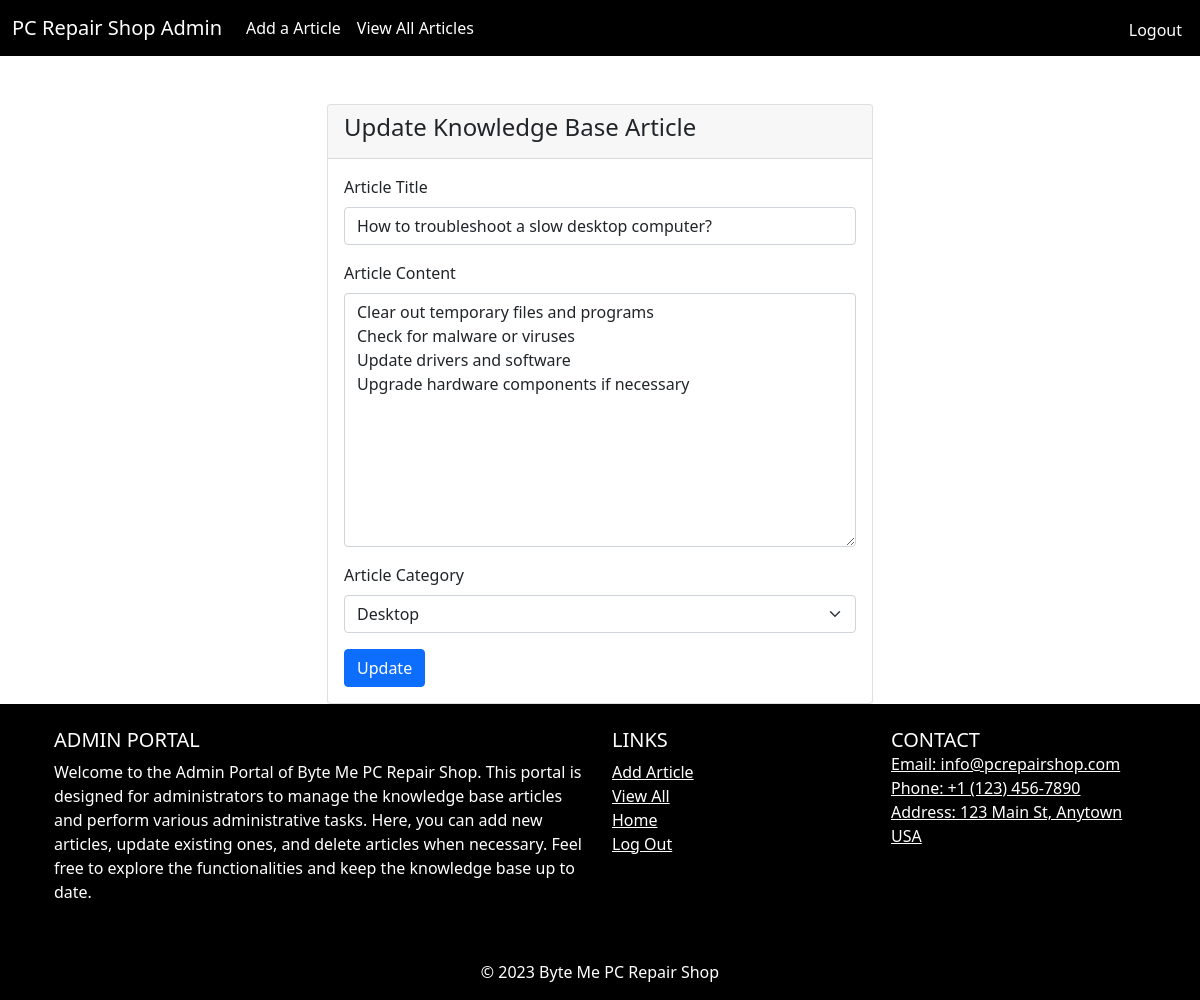
The app's page /Final_Project/update.php?kbId=1 with its own data.
### tables this page shows
CREATE TABLE `knowledge_base` (
  `kb_id` int(11) NOT NULL,
  `kb_title` varchar(255) NOT NULL,
  `kb_content` text NOT NULL,
  `kb_category` varchar(50) NOT NULL,
  `kb_created_at` date NOT NULL DEFAULT current_timestamp()
);

### Final_Project/update.php (the view, shortened to what this page needs)
<?php
require_once 'database/dbConnect.php';
$articleId = $_GET['kbId'];
$sql = "SELECT * FROM knowledge_base WHERE kb_id=:articleId";
try {
    $stmt = $conn->prepare($sql);
    $stmt->bindValue(':articleId', $articleId);
    $stmt->execute();
    $article = $stmt->fetch(PDO::FETCH_ASSOC);
} catch (PDOException $e) {
    $errorMessage = 'Error retrieving article: ' . $e->getMessage();
}
?>
<!DOCTYPE html>
<html lang="en">
<head>
    <link rel="stylesheet" href="https://cdn.jsdelivr.net/npm/bootstrap@5.0.2/dist/css/bootstrap.min.css">
</head>
<body>
<nav class="navbar navbar-expand-lg navbar-light">
    <div class="container-fluid">
        <a class="navbar-brand" href="admin.php">PC Repair Shop Admin</a>
        <div class="collapse navbar-collapse" id="navbarNav">
            <ul class="navbar-nav">
                <li class="nav-item">
                    <a class="nav-link" href="add.php">Add a Article</a>
                </li>
                <li class="nav-item">
                    <a class="nav-link" href="admin.php">View All Articles</a>
                </li>
                <li class="nav-item logout">
                    <a class="nav-link" href="logout.php">Logout</a>
                 </li>
            </ul>
        </div>
    </div>
</nav>
 <div class="container mt-5">
        <div class="row justify-content-center">
            <div class="col-md-6">
                <div class="card">
                    <div class="card-header">
                        <h4 class="card-title">Update Knowledge Base Article</h4>
                    </div>
                    <div class="card-body">
                        <?php
                            include 'database/dbConnect.php';
                    $sql = "SELECT * FROM knowledge_base WHERE kb_id=:articleId";
                    try {
                        $stmt = $conn->prepare($sql);
                        $stmt->bindValue(':articleId', $articleId);
                        $stmt->execute();
                        $article = $stmt->fetch(PDO::FETCH_ASSOC);
                    } catch (PDOException $e) {
                        $errorMessage = 'Error retrieving article: ' . $e->getMessage();
                    }
                ?>
                <form method="POST">
                    <div class="mb-3">
                        <label for="kbTitle" class="form-label">Article Title</label>
                        <input type="text" class="form-control" id="kbTitle" name="kbTitle" value="<?php echo $article['kb_title']; ?>">
                    </div>
                    <div class="mb-3">
                        <label for="kbContent" class="form-label">Article Content</label>
                        <textarea class="form-control" id="kbContent" name="kbContent" rows="10"><?php echo $article['kb_content']; ?></textarea>
                    </div>
                    <div class="mb-3">
                        <label for="kbCategory" class="form-label">Article Category</label>
                        <select class="form-select" id="kbCategory" name="kbCategory">
                            <option value="Desktop" <?php if ($article['kb_category'] === 'Hardware') echo 'selected'; ?>>Desktop</option>
                            </select>
                        </div>
                        <button type="submit" class="btn btn-primary">Update</button>
                    </form>
                </div>
            </div>
        </div>
    </div>
</div>
<footer class="footer text-center text-lg-start">
    <div class="container p-4">
        <div class="row">
        <div class="col-lg-6 col-md-12 mb-4 mb-md-0">
    <h5 class="text-uppercase">Admin Portal</h5>
    <p>Welcome to the Admin Portal of Byte Me PC Repair Shop. This portal is designed for administrators to manage the knowledge base articles and perform various administrative tasks. Here, you can add new articles, update existing ones, and delete articles when necessary. Feel free to explore the functionalities and keep the knowledge base up to date.</p>
</div>
            <div class="col-lg-3 col-md-6 mb-4 mb-md-0">
                <h5 class="text-uppercase">Links</h5>
                <ul class="list-unstyled mb-0">
                    <li>
                        <a href="add.php" class="text-white">Add Article</a>
                    </li>
                    <li>
                        <a href="admin.php" class="text-white">View All</a>
                    </li>
                    <li>
                        <a href="index.php" class="text-white">Home</a>
                    </li>
                    <li>
                        <a href="logout.php" class="text-white">Log Out</a>
                    </li>
                </ul>
            </div>
            <div class="col-lg-3 col-md-6 mb-4 mb-md-0">
                <h5 class="text-uppercase mb-0">Contact</h5>
                <ul class="list-unstyled">
                    <li>
                        <a href="#!" class="text-white">Email: info@pcrepairshop.com</a>
                    </li>
                    <li>
                        <a href="#!" class="text-white">Phone: +1 (123) 456-7890</a>
                    </li>
                    <li>
                        <a href="#!" class="text-white">Address: 123 Main St, Anytown USA</a>
                    </li>
                </ul>
            </div>
        </div>
    </div>
    <div class="text-center p-3" style="background-color: rgba(0, 0, 0, 0.2);">
        © 2023 Byte Me PC Repair Shop
    </div>
</footer>
</body>
</html>

### Final_Project/update.php (style rules this page uses)
.navbar { background-color: black; }
.navbar .navbar-brand, .navbar .navbar-nav .nav-link { color: white !important; }
.footer { background-color: black; color: white; }
.logout { position: absolute; top: 0; right: 0; margin: 10px; }

### records on screen
knowledge_base: kbTitle "How to troubleshoot a slow desktop computer?", kbContent "Clear out temporary files and programs Check for malware or viruses Update drivers and software Upgrade hardware components if necessary"
